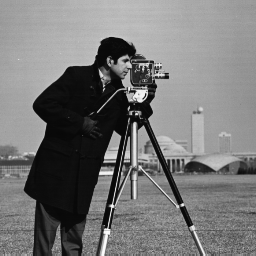
%> input picture ch09/cameraman.tif, 256 x 256 px
$ octave fft2_m.m   (GNU Octave 9; MATLAB toolbox functions it lacks are replaced by stand-ins)
%> lines starting %> are read from the running program, lines starting %| are printed output that depends on the picture
clear all;
close all;
clc;
%% 图像的二维离散傅里叶变换
l = imread('cameraman.tif');
%> l is the input picture: size 256x256 uint8; min 7, max 253, mean 118.7
J = fft2(l);
k = abs(J/256);
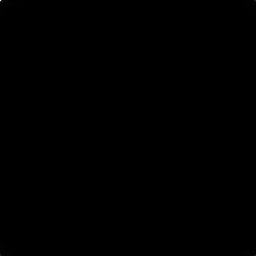
%> k: size 256x256 double; min 0.0469, max 30393.5, mean 18.9; drawn with min black and max white
figure;
subplot(121);imshow(l);
subplot(122);imshow(uint8(k));
%> after `imshow(uint8(k))`:
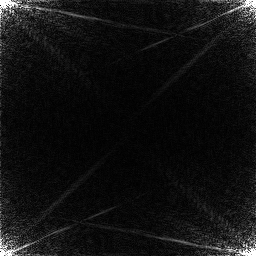
%> displayed picture: size 256x256, on the screen's scale of 0 to 255; min 0, max 255, mean 17.1

$ run again, with ch09/pepper.bmp saved as ch09/cameraman.tif
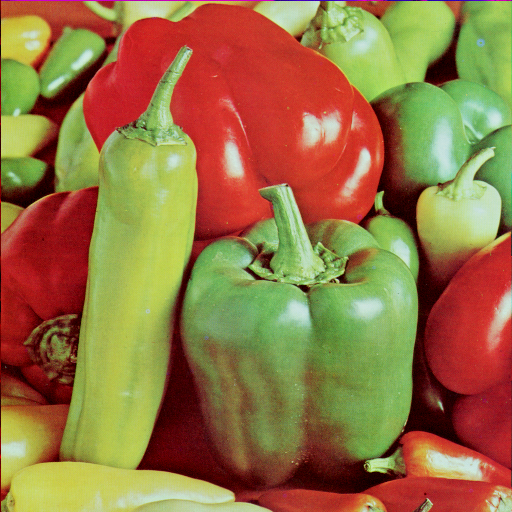
%> input picture ch09/pepper.bmp, 512 x 512 px
%> l is the input picture: size 512x512x3 uint8; mean R, G, B 149.8, 115.6, 66.5
%> `imshow(uint8(k))`:
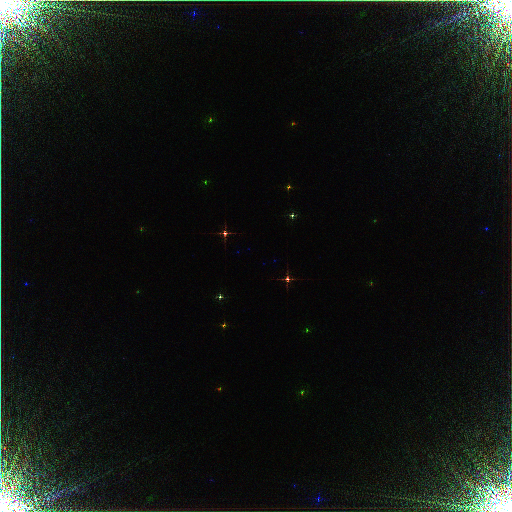
%> displayed picture: size 512x512x3, on the screen's scale of 0 to 255; mean R, G, B 18.3, 22.1, 18.6
